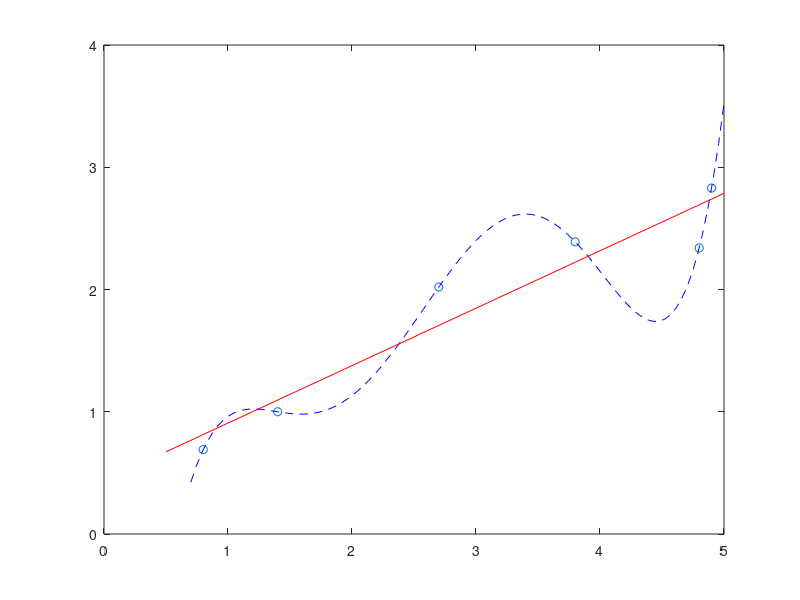

This chart was generated by the following MATLAB code:
% Creamos los vectores con las coordenadas tanto
% de x como de y

x = [0.8 1.4 2.7 3.8 4.8 4.9]
y = [0.69 1.00, 2.02 2.39 2.34 2.83]

% Dibujamos los puntos

plot(x, y, 'o')


% Calculamos el polinomio interpolador
% El grado es uno menos que el número de puntos

p = polyfit(x, y, length(x) - 1)

% Seguimos dibujando encima de los puntos

hold on

% Dibujamos el polinomio interpolador

xx = linspace(0.7, 5)
yy = polyval(p, xx)
plot(xx, yy, '--b')

% Construir el sistema para calcular los parámetros

A = [length(x) sum(x); sum(x) sum(x .* x)]
b = [sum(y); sum(x .* y)]
phi = A \ b

% Dibujamos la recta de regresión

plot( [0.5 5], phi(1) + phi(2) *[0.5, 5], '-r')

% La parte de la interpolación por el método de Newtom
% no lo he trabajado.
% No he visto la fórmula que permite hacer lo de Newton
% Parece que lsqcruvefit no existe en Octave

% 30 minutos
